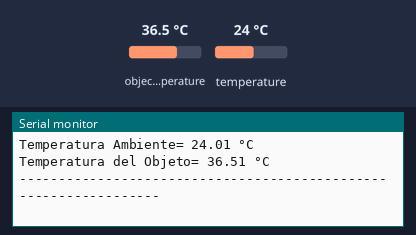
The sketch below on a simulated Arduino Uno, built with avr-gcc and run on an emulated ATmega328P. Parts: the last lines printed to the serial monitor. The inputs (shaded band) are chosen by the test bench; at power-on: object temperature 36.5 °C, temperature 24 °C.

Above: at 1.8 s.
1.9 s: object temperature set to 20 °C
At 2.3 s:
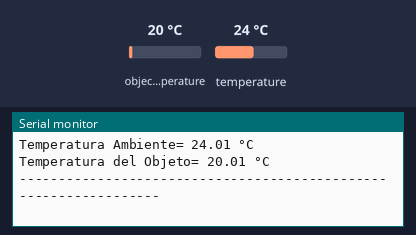
3.4 s: temperature set to 12 °C
At 4.7 s:
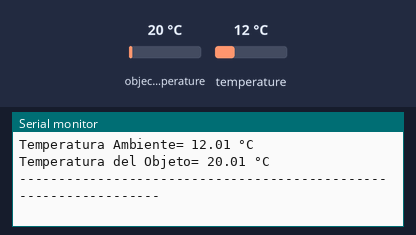
4.9 s: object temperature set to 26 °C
At 5.8 s:
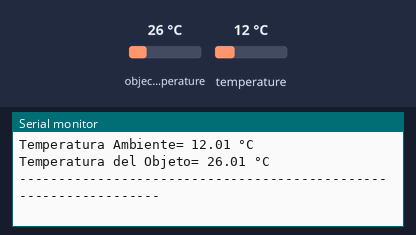
Timing chart, 0 to 7.9 s (numbered marks = the images above; inputs shaded):
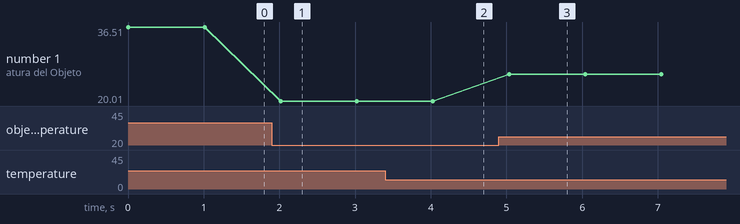

The sketch:

MLX90614.ino
```cpp
#include <Wire.h>
#include <Adafruit_MLX90614.h>

Adafruit_MLX90614 mlx = Adafruit_MLX90614();

void setup() {
  Serial.begin(115200);
  Serial.println("Iniciando MLX90614");

  while (!Serial);

  if (!mlx.begin()) {
    Serial.println("Error conectando el sensor MLX. Revisar conexión.");
    while (1);
  };
}

void loop() {
  Serial.print("Temperatura Ambiente= ");
  Serial.print(mlx.readAmbientTempC()); Serial.println(" °C");
  Serial.print("Temperatura del Objeto= ");
  Serial.print(mlx.readObjectTempC()); Serial.println(" °C");
  //Serial.print("Temperatura Ambiente = ");
  //Serial.print(mlx.readAmbientTempF()); Serial.println(" °F");
  //Serial.print("Temperatura del Objeto = ");
  //Serial.print(mlx.readObjectTempF()); Serial.println(" °F");
  Serial.println("-----------------------------------------------------------------");
  delay(1000);
}
```

Measured:
- after the input at 1.9 s, the serial monitor: prints a new line after 0.12 s (image 1)
- after the input at 3.4 s, the serial monitor: prints a new line after 0.63 s (image 2)
- after the input at 4.9 s, the serial monitor: prints a new line after 0.13 s (image 3)
- plotted number 1: 36.51 → 20.01 after the input at 1.9 s, 20.01 → 26.01 after the input at 4.9 s
